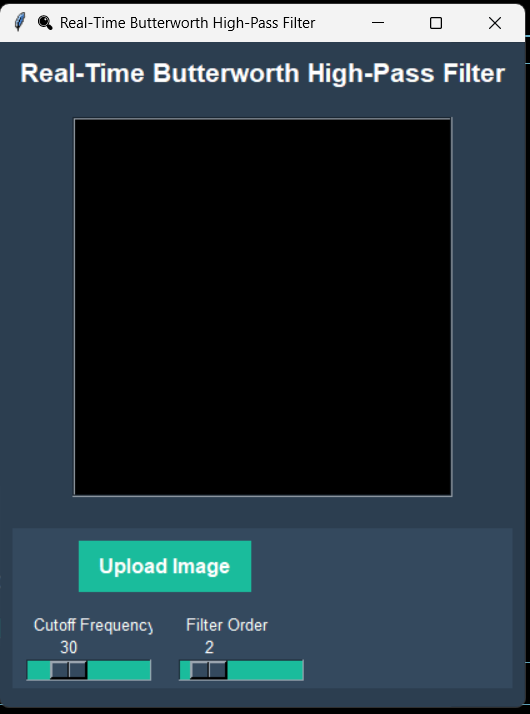
#> input picture GUI.png, 530 x 714 px; its folder holds only this picture in this run
$ python -i bbpp.py   (imports and definitions only)
#> lines starting #> are read from the running program, lines starting #| are printed output that depends on the picture
import cv2
import numpy as np
import tkinter as tk
from tkinter import filedialog
from PIL import Image, ImageTk

img = None
img_display = None
# Function to create a Butterworth high-pass filter
def butterworth_highpass(shape, cutoff, order):
    rows, cols = shape
    u = np.arange(rows) - rows // 2
    v = np.arange(cols) - cols // 2
    U, V = np.meshgrid(v, u)
    D = np.sqrt(U**2 + V**2) + 1e-5  # Avoid division by zero
    H = 1 - 1 / (1 + (cutoff / D)**(2 * order))
    return np.fft.ifftshift(H)

# Function to apply Butterworth filter in real-time
def apply_filter(event=None):
    global img, img_display

    if img is None:
        return

    cutoff = int(cutoff_slider.get())
    order = int(order_slider.get())

    # Convert image to frequency domain
    fft_image = np.fft.fft2(img)
    fft_shift = np.fft.fftshift(fft_image)

    # Apply Butterworth high-pass filter
    butterworth_hp = butterworth_highpass(img.shape, cutoff, order)
    filtered_fft = fft_shift * butterworth_hp

    # Inverse FFT to get the filtered image
    ifft_shift = np.fft.ifftshift(filtered_fft)
    filtered_image = np.fft.ifft2(ifft_shift)
    filtered_image = np.abs(filtered_image)

    # Normalize to 8-bit (0-255)
    filtered_image = (filtered_image / np.max(filtered_image) * 255).astype(np.uint8)

    # Resize image to fit canvas
    filtered_pil = Image.fromarray(filtered_image).resize((300, 300), Image.Resampling.LANCZOS)
    img_display = ImageTk.PhotoImage(filtered_pil)

    canvas.create_image(0, 0, anchor=tk.NW, image=img_display)

# Function to upload an image
def upload_image():
    global img, img_display

    file_path = filedialog.askopenfilename()
#> the answer given: GUI.png
    if not file_path:
        return

    img = cv2.imread(file_path, cv2.IMREAD_GRAYSCALE)
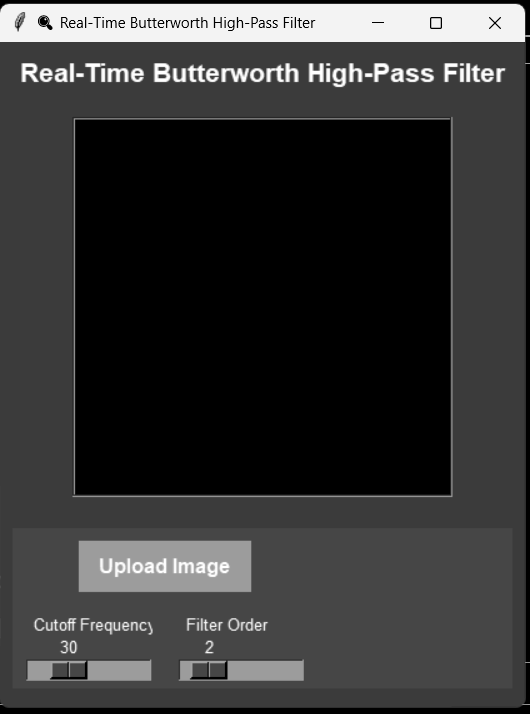
#> img: shape (714, 530); min 0, max 255, mean 52.9

    # Resize image to fit 300x300 frame
    img_resized = cv2.resize(img, (300, 300))
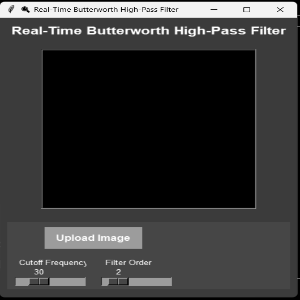
#> img_resized: shape (300, 300); min 0, max 255, mean 52.9
    img = img_resized  # Update global img

    img_pil = Image.fromarray(img_resized)
    img_display = ImageTk.PhotoImage(img_pil)

#> (the run stopped early here; a loop or call above may not have finished)
